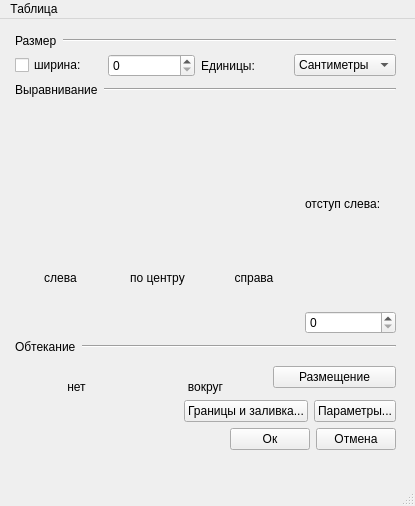
<?xml version="1.0" encoding="UTF-8"?>
<ui version="4.0">
 <class>MainWindow</class>
 <widget class="QMainWindow" name="MainWindow">
  <property name="enabled">
   <bool>true</bool>
  </property>
  <property name="geometry">
   <rect>
    <x>0</x>
    <y>0</y>
    <width>415</width>
    <height>506</height>
   </rect>
  </property>
  <property name="sizePolicy">
   <sizepolicy hsizetype="Fixed" vsizetype="Fixed">
    <horstretch>0</horstretch>
    <verstretch>0</verstretch>
   </sizepolicy>
  </property>
  <property name="windowTitle">
   <string>MainWindow</string>
  </property>
  <widget class="QWidget" name="centralwidget">
   <property name="sizePolicy">
    <sizepolicy hsizetype="MinimumExpanding" vsizetype="Minimum">
     <horstretch>0</horstretch>
     <verstretch>0</verstretch>
    </sizepolicy>
   </property>
   <widget class="QWidget" name="verticalLayoutWidget">
    <property name="geometry">
     <rect>
      <x>0</x>
      <y>0</y>
      <width>411</width>
      <height>446</height>
     </rect>
    </property>
    <layout class="QVBoxLayout" name="verticalLayout" stretch="0,0,0,0,0,0,1,0">
     <property name="leftMargin">
      <number>15</number>
     </property>
     <property name="topMargin">
      <number>15</number>
     </property>
     <property name="rightMargin">
      <number>15</number>
     </property>
     <property name="bottomMargin">
      <number>15</number>
     </property>
     <item>
      <layout class="QHBoxLayout" name="horizontalLayout">
       <item>
        <widget class="QLabel" name="label">
         <property name="sizePolicy">
          <sizepolicy hsizetype="Maximum" vsizetype="Maximum">
           <horstretch>0</horstretch>
           <verstretch>0</verstretch>
          </sizepolicy>
         </property>
         <property name="maximumSize">
          <size>
           <width>16777215</width>
           <height>16777215</height>
          </size>
         </property>
         <property name="text">
          <string>Размер</string>
         </property>
        </widget>
       </item>
       <item>
        <widget class="Line" name="line">
         <property name="orientation">
          <enum>Qt::Horizontal</enum>
         </property>
        </widget>
       </item>
      </layout>
     </item>
     <item>
      <layout class="QHBoxLayout" name="horizontalLayout_2">
       <item>
        <widget class="QCheckBox" name="checkBox">
         <property name="text">
          <string>ширина:</string>
         </property>
        </widget>
       </item>
       <item>
        <widget class="QSpinBox" name="spinBox"/>
       </item>
       <item>
        <widget class="QLabel" name="label_2">
         <property name="text">
          <string>Единицы:</string>
         </property>
        </widget>
       </item>
       <item>
        <widget class="QComboBox" name="comboBox">
         <item>
          <property name="text">
           <string>Сантиметры</string>
          </property>
         </item>
        </widget>
       </item>
      </layout>
     </item>
     <item>
      <layout class="QHBoxLayout" name="horizontalLayout_3">
       <item>
        <widget class="QLabel" name="label_3">
         <property name="sizePolicy">
          <sizepolicy hsizetype="Maximum" vsizetype="Maximum">
           <horstretch>0</horstretch>
           <verstretch>0</verstretch>
          </sizepolicy>
         </property>
         <property name="text">
          <string>Выравнивание</string>
         </property>
        </widget>
       </item>
       <item>
        <widget class="Line" name="line_2">
         <property name="orientation">
          <enum>Qt::Horizontal</enum>
         </property>
        </widget>
       </item>
      </layout>
     </item>
     <item>
      <layout class="QHBoxLayout" name="horizontalLayout_4">
       <item>
        <layout class="QVBoxLayout" name="verticalLayout_2" stretch="0,0">
         <property name="sizeConstraint">
          <enum>QLayout::SetDefaultConstraint</enum>
         </property>
         <item>
          <widget class="QLabel" name="label_4">
           <property name="sizePolicy">
            <sizepolicy hsizetype="Preferred" vsizetype="Preferred">
             <horstretch>0</horstretch>
             <verstretch>0</verstretch>
            </sizepolicy>
           </property>
           <property name="text">
            <string/>
           </property>
           <property name="pixmap">
            <pixmap resource="resources.qrc">:/assets/align_left.png</pixmap>
           </property>
           <property name="alignment">
            <set>Qt::AlignCenter</set>
           </property>
          </widget>
         </item>
         <item>
          <widget class="QLabel" name="label_5">
           <property name="sizePolicy">
            <sizepolicy hsizetype="Preferred" vsizetype="Preferred">
             <horstretch>0</horstretch>
             <verstretch>0</verstretch>
            </sizepolicy>
           </property>
           <property name="text">
            <string>слева</string>
           </property>
           <property name="alignment">
            <set>Qt::AlignCenter</set>
           </property>
          </widget>
         </item>
        </layout>
       </item>
       <item>
        <layout class="QVBoxLayout" name="verticalLayout_3">
         <item>
          <widget class="QLabel" name="label_8">
           <property name="sizePolicy">
            <sizepolicy hsizetype="Preferred" vsizetype="Preferred">
             <horstretch>0</horstretch>
             <verstretch>0</verstretch>
            </sizepolicy>
           </property>
           <property name="text">
            <string/>
           </property>
           <property name="pixmap">
            <pixmap resource="resources.qrc">:/assets/align_left.png</pixmap>
           </property>
           <property name="alignment">
            <set>Qt::AlignCenter</set>
           </property>
          </widget>
         </item>
         <item>
          <widget class="QLabel" name="label_7">
           <property name="sizePolicy">
            <sizepolicy hsizetype="Preferred" vsizetype="Preferred">
             <horstretch>0</horstretch>
             <verstretch>0</verstretch>
            </sizepolicy>
           </property>
           <property name="text">
            <string>по центру</string>
           </property>
           <property name="alignment">
            <set>Qt::AlignCenter</set>
           </property>
          </widget>
         </item>
        </layout>
       </item>
       <item>
        <layout class="QVBoxLayout" name="verticalLayout_4">
         <item>
          <widget class="QLabel" name="label_10">
           <property name="sizePolicy">
            <sizepolicy hsizetype="Preferred" vsizetype="Preferred">
             <horstretch>0</horstretch>
             <verstretch>0</verstretch>
            </sizepolicy>
           </property>
           <property name="text">
            <string/>
           </property>
           <property name="pixmap">
            <pixmap resource="resources.qrc">:/assets/align_left.png</pixmap>
           </property>
           <property name="alignment">
            <set>Qt::AlignCenter</set>
           </property>
          </widget>
         </item>
         <item>
          <widget class="QLabel" name="label_9">
           <property name="sizePolicy">
            <sizepolicy hsizetype="Preferred" vsizetype="Preferred">
             <horstretch>0</horstretch>
             <verstretch>0</verstretch>
            </sizepolicy>
           </property>
           <property name="text">
            <string>справа</string>
           </property>
           <property name="alignment">
            <set>Qt::AlignCenter</set>
           </property>
          </widget>
         </item>
        </layout>
       </item>
       <item>
        <layout class="QVBoxLayout" name="verticalLayout_5">
         <item>
          <widget class="QLabel" name="label_15">
           <property name="text">
            <string>отступ слева:</string>
           </property>
          </widget>
         </item>
         <item>
          <widget class="QSpinBox" name="spinBox_2"/>
         </item>
        </layout>
       </item>
      </layout>
     </item>
     <item>
      <layout class="QHBoxLayout" name="horizontalLayout_5">
       <item>
        <widget class="QLabel" name="label_6">
         <property name="sizePolicy">
          <sizepolicy hsizetype="Maximum" vsizetype="Maximum">
           <horstretch>0</horstretch>
           <verstretch>0</verstretch>
          </sizepolicy>
         </property>
         <property name="text">
          <string>Обтекание</string>
         </property>
        </widget>
       </item>
       <item>
        <widget class="Line" name="line_3">
         <property name="orientation">
          <enum>Qt::Horizontal</enum>
         </property>
        </widget>
       </item>
      </layout>
     </item>
     <item>
      <layout class="QHBoxLayout" name="horizontalLayout_6">
       <item>
        <layout class="QVBoxLayout" name="verticalLayout_6">
         <item>
          <widget class="QLabel" name="label_12">
           <property name="sizePolicy">
            <sizepolicy hsizetype="Preferred" vsizetype="Preferred">
             <horstretch>0</horstretch>
             <verstretch>0</verstretch>
            </sizepolicy>
           </property>
           <property name="text">
            <string/>
           </property>
           <property name="pixmap">
            <pixmap resource="resources.qrc">:/assets/flow_no.png</pixmap>
           </property>
           <property name="alignment">
            <set>Qt::AlignCenter</set>
           </property>
          </widget>
         </item>
         <item>
          <widget class="QLabel" name="label_11">
           <property name="sizePolicy">
            <sizepolicy hsizetype="Preferred" vsizetype="Preferred">
             <horstretch>0</horstretch>
             <verstretch>0</verstretch>
            </sizepolicy>
           </property>
           <property name="text">
            <string>нет</string>
           </property>
           <property name="alignment">
            <set>Qt::AlignCenter</set>
           </property>
          </widget>
         </item>
        </layout>
       </item>
       <item>
        <layout class="QVBoxLayout" name="verticalLayout_7">
         <item>
          <widget class="QLabel" name="label_14">
           <property name="sizePolicy">
            <sizepolicy hsizetype="Preferred" vsizetype="Preferred">
             <horstretch>0</horstretch>
             <verstretch>0</verstretch>
            </sizepolicy>
           </property>
           <property name="text">
            <string/>
           </property>
           <property name="pixmap">
            <pixmap resource="resources.qrc">:/assets/flow_around.png</pixmap>
           </property>
           <property name="alignment">
            <set>Qt::AlignCenter</set>
           </property>
          </widget>
         </item>
         <item>
          <widget class="QLabel" name="label_13">
           <property name="sizePolicy">
            <sizepolicy hsizetype="Preferred" vsizetype="Preferred">
             <horstretch>0</horstretch>
             <verstretch>0</verstretch>
            </sizepolicy>
           </property>
           <property name="text">
            <string>вокруг</string>
           </property>
           <property name="alignment">
            <set>Qt::AlignCenter</set>
           </property>
          </widget>
         </item>
        </layout>
       </item>
       <item>
        <widget class="QPushButton" name="pushButton">
         <property name="text">
          <string>Размещение</string>
         </property>
        </widget>
       </item>
      </layout>
     </item>
     <item>
      <layout class="QHBoxLayout" name="horizontalLayout_7" stretch="0,0,0">
       <item>
        <spacer name="horizontalSpacer">
         <property name="orientation">
          <enum>Qt::Horizontal</enum>
         </property>
         <property name="sizeHint" stdset="0">
          <size>
           <width>40</width>
           <height>20</height>
          </size>
         </property>
        </spacer>
       </item>
       <item>
        <widget class="QPushButton" name="pushButton_2">
         <property name="sizePolicy">
          <sizepolicy hsizetype="Maximum" vsizetype="Fixed">
           <horstretch>0</horstretch>
           <verstretch>0</verstretch>
          </sizepolicy>
         </property>
         <property name="text">
          <string>Границы и заливка...</string>
         </property>
        </widget>
       </item>
       <item>
        <widget class="QPushButton" name="pushButton_3">
         <property name="sizePolicy">
          <sizepolicy hsizetype="Maximum" vsizetype="Fixed">
           <horstretch>0</horstretch>
           <verstretch>0</verstretch>
          </sizepolicy>
         </property>
         <property name="text">
          <string>Параметры...</string>
         </property>
        </widget>
       </item>
      </layout>
     </item>
     <item>
      <layout class="QHBoxLayout" name="horizontalLayout_8">
       <item>
        <spacer name="horizontalSpacer_2">
         <property name="orientation">
          <enum>Qt::Horizontal</enum>
         </property>
         <property name="sizeHint" stdset="0">
          <size>
           <width>40</width>
           <height>20</height>
          </size>
         </property>
        </spacer>
       </item>
       <item>
        <widget class="QPushButton" name="pushButton_4">
         <property name="text">
          <string>Ок</string>
         </property>
        </widget>
       </item>
       <item>
        <widget class="QPushButton" name="pushButton_5">
         <property name="text">
          <string>Отмена</string>
         </property>
        </widget>
       </item>
      </layout>
     </item>
    </layout>
   </widget>
  </widget>
  <widget class="QMenuBar" name="menubar">
   <property name="geometry">
    <rect>
     <x>0</x>
     <y>0</y>
     <width>415</width>
     <height>25</height>
    </rect>
   </property>
   <widget class="QMenu" name="menu">
    <property name="title">
     <string>Таблица</string>
    </property>
   </widget>
   <addaction name="menu"/>
  </widget>
  <widget class="QStatusBar" name="statusbar"/>
 </widget>
 <resources>
  <include location="resources.qrc"/>
 </resources>
 <connections/>
</ui>
